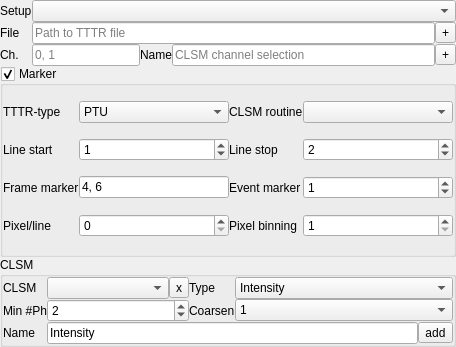
        <widget class="QDockWidget" name="dockWidget">
         <property name="sizePolicy">
          <sizepolicy hsizetype="Preferred" vsizetype="Minimum">
           <horstretch>0</horstretch>
           <verstretch>0</verstretch>
          </sizepolicy>
         </property>
         <property name="minimumSize">
          <size>
           <width>456</width>
           <height>347</height>
          </size>
         </property>
         <property name="floating">
          <bool>false</bool>
         </property>
         <property name="features">
          <set>QDockWidget::DockWidgetFloatable|QDockWidget::DockWidgetMovable</set>
         </property>
         <property name="allowedAreas">
          <set>Qt::AllDockWidgetAreas</set>
         </property>
         <property name="windowTitle">
          <string>Load CLSM data</string>
         </property>
         <widget class="QWidget" name="dockWidgetContents">
          <layout class="QVBoxLayout" name="verticalLayout_2">
           <property name="spacing">
            <number>0</number>
           </property>
           <property name="leftMargin">
            <number>0</number>
           </property>
           <property name="topMargin">
            <number>0</number>
           </property>
           <property name="rightMargin">
            <number>0</number>
           </property>
           <property name="bottomMargin">
            <number>0</number>
           </property>
           <item>
            <layout class="QGridLayout" name="gridLayout_6">
             <property name="spacing">
              <number>0</number>
             </property>
             <item row="3" column="1">
              <widget class="QLineEdit" name="lineEdit_3">
               <property name="sizePolicy">
                <sizepolicy hsizetype="Fixed" vsizetype="Fixed">
                 <horstretch>0</horstretch>
                 <verstretch>0</verstretch>
                </sizepolicy>
               </property>
               <property name="toolTip">
                <string>&lt;html&gt;&lt;head/&gt;&lt;body&gt;&lt;p&gt;List of channel numbers. The channel numbers should be separated by commas&lt;/p&gt;&lt;/body&gt;&lt;/html&gt;</string>
               </property>
               <property name="text">
                <string/>
               </property>
               <property name="maxLength">
                <number>255</number>
               </property>
               <property name="placeholderText">
                <string>0, 1</string>
               </property>
              </widget>
             </item>
             <item row="1" column="0">
              <widget class="QLabel" name="label_2">
               <property name="sizePolicy">
                <sizepolicy hsizetype="Fixed" vsizetype="Preferred">
                 <horstretch>0</horstretch>
                 <verstretch>0</verstretch>
                </sizepolicy>
               </property>
               <property name="text">
                <string>File</string>
               </property>
              </widget>
             </item>
             <item row="3" column="5">
              <widget class="QToolButton" name="toolButton_2">
               <property name="toolTip">
                <string>Add selected channels</string>
               </property>
               <property name="text">
                <string>+</string>
               </property>
              </widget>
             </item>
             <item row="3" column="0">
              <widget class="QLabel" name="label">
               <property name="sizePolicy">
                <sizepolicy hsizetype="Fixed" vsizetype="Preferred">
                 <horstretch>0</horstretch>
                 <verstretch>0</verstretch>
                </sizepolicy>
               </property>
               <property name="text">
                <string>Ch.</string>
               </property>
              </widget>
             </item>
             <item row="0" column="0">
              <widget class="QLabel" name="label_14">
               <property name="sizePolicy">
                <sizepolicy hsizetype="Fixed" vsizetype="Preferred">
                 <horstretch>0</horstretch>
                 <verstretch>0</verstretch>
                </sizepolicy>
               </property>
               <property name="text">
                <string>Setup</string>
               </property>
              </widget>
             </item>
             <item row="1" column="5">
              <widget class="QToolButton" name="toolButton">
               <property name="toolTip">
                <string>Load TTTR file</string>
               </property>
               <property name="text">
                <string>+</string>
               </property>
              </widget>
             </item>
             <item row="0" column="1" colspan="5">
              <widget class="QComboBox" name="comboBox_5">
               <property name="sizePolicy">
                <sizepolicy hsizetype="Minimum" vsizetype="Fixed">
                 <horstretch>0</horstretch>
                 <verstretch>0</verstretch>
                </sizepolicy>
               </property>
              </widget>
             </item>
             <item row="1" column="1" colspan="4">
              <widget class="QLineEdit" name="lineEdit">
               <property name="sizePolicy">
                <sizepolicy hsizetype="Minimum" vsizetype="Fixed">
                 <horstretch>0</horstretch>
                 <verstretch>0</verstretch>
                </sizepolicy>
               </property>
               <property name="toolTip">
                <string>Either paste the path to a TTTR file and click on load or click on load.</string>
               </property>
               <property name="maxLength">
                <number>255</number>
               </property>
               <property name="readOnly">
                <bool>false</bool>
               </property>
               <property name="placeholderText">
                <string>Path to TTTR file</string>
               </property>
              </widget>
             </item>
             <item row="3" column="3" colspan="2">
              <widget class="QLineEdit" name="lineEdit_6">
               <property name="sizePolicy">
                <sizepolicy hsizetype="Minimum" vsizetype="Fixed">
                 <horstretch>0</horstretch>
                 <verstretch>0</verstretch>
                </sizepolicy>
               </property>
               <property name="toolTip">
                <string>&lt;html&gt;&lt;head/&gt;&lt;body&gt;&lt;p&gt;Name of the added CLSM dataset (a CLSM dataset assign TTTR event indices to pixels in an image).&lt;/p&gt;&lt;/body&gt;&lt;/html&gt;</string>
               </property>
               <property name="text">
                <string/>
               </property>
               <property name="placeholderText">
                <string>CLSM channel selection</string>
               </property>
              </widget>
             </item>
             <item row="3" column="2">
              <widget class="QLabel" name="label_19">
               <property name="sizePolicy">
                <sizepolicy hsizetype="Fixed" vsizetype="Preferred">
                 <horstretch>0</horstretch>
                 <verstretch>0</verstretch>
                </sizepolicy>
               </property>
               <property name="text">
                <string>Name</string>
               </property>
              </widget>
             </item>
            </layout>
           </item>
           <item>
            <widget class="QGroupBox" name="groupBox_2">
             <property name="sizePolicy">
              <sizepolicy hsizetype="Minimum" vsizetype="Minimum">
               <horstretch>0</horstretch>
               <verstretch>0</verstretch>
              </sizepolicy>
             </property>
             <property name="title">
              <string>Marker </string>
             </property>
             <property name="checkable">
              <bool>true</bool>
             </property>
             <layout class="QGridLayout" name="gridLayout_7">
              <property name="leftMargin">
               <number>0</number>
              </property>
              <property name="topMargin">
               <number>0</number>
              </property>
              <property name="rightMargin">
               <number>0</number>
              </property>
              <property name="bottomMargin">
               <number>0</number>
              </property>
              <property name="spacing">
               <number>0</number>
              </property>
              <item row="0" column="0">
               <widget class="QWidget" name="widget_3" native="true">
                <property name="sizePolicy">
                 <sizepolicy hsizetype="Minimum" vsizetype="Minimum">
                  <horstretch>0</horstretch>
                  <verstretch>0</verstretch>
                 </sizepolicy>
                </property>
                <layout class="QGridLayout" name="gridLayout_4">
                 <property name="leftMargin">
                  <number>0</number>
                 </property>
                 <property name="topMargin">
                  <number>0</number>
                 </property>
                 <property name="rightMargin">
                  <number>0</number>
                 </property>
                 <property name="bottomMargin">
                  <number>0</number>
                 </property>
                 <property name="spacing">
                  <number>0</number>
                 </property>
                 <item row="2" column="0">
                  <widget class="QLabel" name="label_4">
                   <property name="sizePolicy">
                    <sizepolicy hsizetype="Fixed" vsizetype="Preferred">
                     <horstretch>0</horstretch>
                     <verstretch>0</verstretch>
                    </sizepolicy>
                   </property>
                   <property name="text">
                    <string>Frame marker</string>
                   </property>
                  </widget>
                 </item>
                 <item row="0" column="0">
                  <widget class="QLabel" name="label_8">
                   <property name="sizePolicy">
                    <sizepolicy hsizetype="Fixed" vsizetype="Preferred">
                     <horstretch>0</horstretch>
                     <verstretch>0</verstretch>
                    </sizepolicy>
                   </property>
                   <property name="text">
                    <string>TTTR-type</string>
                   </property>
                  </widget>
                 </item>
                 <item row="3" column="4">
                  <widget class="QSpinBox" name="spinBox_3">
                   <property name="sizePolicy">
                    <sizepolicy hsizetype="Preferred" vsizetype="Fixed">
                     <horstretch>0</horstretch>
                     <verstretch>0</verstretch>
                    </sizepolicy>
                   </property>
                   <property name="minimum">
                    <number>1</number>
                   </property>
                   <property name="value">
                    <number>1</number>
                   </property>
                  </widget>
                 </item>
                 <item row="1" column="3">
                  <widget class="QLabel" name="label_6">
                   <property name="sizePolicy">
                    <sizepolicy hsizetype="Minimum" vsizetype="Preferred">
                     <horstretch>0</horstretch>
                     <verstretch>0</verstretch>
                    </sizepolicy>
                   </property>
                   <property name="text">
                    <string>Line stop</string>
                   </property>
                  </widget>
                 </item>
                 <item row="3" column="0">
                  <widget class="QLabel" name="label_10">
                   <property name="sizePolicy">
                    <sizepolicy hsizetype="Fixed" vsizetype="Preferred">
                     <horstretch>0</horstretch>
                     <verstretch>0</verstretch>
                    </sizepolicy>
                   </property>
                   <property name="text">
                    <string>Pixel/line</string>
                   </property>
                  </widget>
                 </item>
                 <item row="1" column="1">
                  <widget class="QSpinBox" name="spinBox_4">
                   <property name="sizePolicy">
                    <sizepolicy hsizetype="Preferred" vsizetype="Fixed">
                     <horstretch>0</horstretch>
                     <verstretch>0</verstretch>
                    </sizepolicy>
                   </property>
                   <property name="value">
                    <number>1</number>
                   </property>
                  </widget>
                 </item>
                 <item row="1" column="4">
                  <widget class="QSpinBox" name="spinBox_5">
                   <property name="sizePolicy">
                    <sizepolicy hsizetype="Preferred" vsizetype="Fixed">
                     <horstretch>0</horstretch>
                     <verstretch>0</verstretch>
                    </sizepolicy>
                   </property>
                   <property name="value">
                    <number>2</number>
                   </property>
                  </widget>
                 </item>
                 <item row="3" column="1">
                  <widget class="QSpinBox" name="spinBox_7">
                   <property name="sizePolicy">
                    <sizepolicy hsizetype="Preferred" vsizetype="Fixed">
                     <horstretch>0</horstretch>
                     <verstretch>0</verstretch>
                    </sizepolicy>
                   </property>
                   <property name="toolTip">
                    <string>&lt;html&gt;&lt;head/&gt;&lt;body&gt;&lt;p&gt;If this value is set to zero the number of pixels per line will correspond to the number of lines.&lt;/p&gt;&lt;/body&gt;&lt;/html&gt;</string>
                   </property>
                   <property name="maximum">
                    <number>4096</number>
                   </property>
                   <property name="value">
                    <number>0</number>
                   </property>
                  </widget>
                 </item>
                 <item row="2" column="1">
                  <widget class="QLineEdit" name="lineEdit_2">
                   <property name="sizePolicy">
                    <sizepolicy hsizetype="Preferred" vsizetype="Fixed">
                     <horstretch>0</horstretch>
                     <verstretch>0</verstretch>
                    </sizepolicy>
                   </property>
                   <property name="toolTip">
                    <string>&lt;html&gt;&lt;head/&gt;&lt;body&gt;&lt;p&gt;List of marker numbers that are separated by commas.&lt;/p&gt;&lt;/body&gt;&lt;/html&gt;</string>
                   </property>
                   <property name="text">
                    <string>4, 6</string>
                   </property>
                  </widget>
                 </item>
                 <item row="3" column="3">
                  <widget class="QLabel" name="label_16">
                   <property name="text">
                    <string>Pixel binning</string>
                   </property>
                  </widget>
                 </item>
                 <item row="0" column="4">
                  <widget class="QComboBox" name="comboBox">
                   <property name="sizePolicy">
                    <sizepolicy hsizetype="Preferred" vsizetype="Fixed">
                     <horstretch>0</horstretch>
                     <verstretch>0</verstretch>
                    </sizepolicy>
                   </property>
                   <property name="toolTip">
                    <string>&lt;html&gt;&lt;head/&gt;&lt;body&gt;&lt;p&gt;The routine used to process the line and frame markers&lt;/p&gt;&lt;/body&gt;&lt;/html&gt;</string>
                   </property>
                  </widget>
                 </item>
                 <item row="2" column="3">
                  <widget class="QLabel" name="label_7">
                   <property name="sizePolicy">
                    <sizepolicy hsizetype="Minimum" vsizetype="Preferred">
                     <horstretch>0</horstretch>
                     <verstretch>0</verstretch>
                    </sizepolicy>
                   </property>
                   <property name="text">
                    <string>Event marker</string>
                   </property>
                  </widget>
                 </item>
                 <item row="1" column="0">
                  <widget class="QLabel" name="label_5">
                   <property name="sizePolicy">
                    <sizepolicy hsizetype="Fixed" vsizetype="Preferred">
                     <horstretch>0</horstretch>
                     <verstretch>0</verstretch>
                    </sizepolicy>
                   </property>
                   <property name="text">
                    <string>Line start</string>
                   </property>
                  </widget>
                 </item>
                 <item row="0" column="1">
                  <widget class="QComboBox" name="comboBox_4">
                   <property name="sizePolicy">
                    <sizepolicy hsizetype="Preferred" vsizetype="Fixed">
                     <horstretch>0</horstretch>
                     <verstretch>0</verstretch>
                    </sizepolicy>
                   </property>
                   <item>
                    <property name="text">
                     <string>PTU</string>
                    </property>
                   </item>
                   <item>
                    <property name="text">
                     <string>HT3</string>
                    </property>
                   </item>
                  </widget>
                 </item>
                 <item row="0" column="3">
                  <widget class="QLabel" name="label_11">
                   <property name="sizePolicy">
                    <sizepolicy hsizetype="Fixed" vsizetype="Preferred">
                     <horstretch>0</horstretch>
                     <verstretch>0</verstretch>
                    </sizepolicy>
                   </property>
                   <property name="text">
                    <string>CLSM routine</string>
                   </property>
                  </widget>
                 </item>
                 <item row="2" column="4">
                  <widget class="QSpinBox" name="spinBox_6">
                   <property name="sizePolicy">
                    <sizepolicy hsizetype="Preferred" vsizetype="Fixed">
                     <horstretch>0</horstretch>
                     <verstretch>0</verstretch>
                    </sizepolicy>
                   </property>
                   <property name="value">
                    <number>1</number>
                   </property>
                  </widget>
                 </item>
                </layout>
               </widget>
              </item>
             </layout>
            </widget>
           </item>
           <item>
            <widget class="QGroupBox" name="groupBox_3">
             <property name="sizePolicy">
              <sizepolicy hsizetype="Minimum" vsizetype="Fixed">
               <horstretch>0</horstretch>
               <verstretch>0</verstretch>
              </sizepolicy>
             </property>
             <property name="title">
              <string>CLSM</string>
             </property>
             <layout class="QGridLayout" name="gridLayout">
              <property name="leftMargin">
               <number>0</number>
              </property>
              <property name="topMargin">
               <number>0</number>
              </property>
              <property name="rightMargin">
               <number>0</number>
              </property>
              <property name="bottomMargin">
               <number>0</number>
              </property>
              <property name="spacing">
               <number>0</number>
              </property>
              <item row="3" column="0">
               <widget class="QLabel" name="label_21">
                <property name="sizePolicy">
                 <sizepolicy hsizetype="Fixed" vsizetype="Preferred">
                  <horstretch>0</horstretch>
                  <verstretch>0</verstretch>
                 </sizepolicy>
                </property>
                <property name="text">
                 <string>Name</string>
                </property>
               </widget>
              </item>
              <item row="0" column="5" colspan="4">
               <widget class="QComboBox" name="comboBox_3">
                <property name="sizePolicy">
                 <sizepolicy hsizetype="Minimum" vsizetype="Fixed">
                  <horstretch>0</horstretch>
                  <verstretch>0</verstretch>
                 </sizepolicy>
                </property>
                <item>
                 <property name="text">
                  <string>Intensity</string>
                 </property>
                </item>
                <item>
                 <property name="text">
                  <string>Mean micro time</string>
                 </property>
                </item>
                <item>
                 <property name="text">
                  <string>Intensity, Mean micro time</string>
                 </property>
                </item>
               </widget>
              </item>
              <item row="1" column="5" colspan="4">
               <widget class="QComboBox" name="comboBox_6">
                <property name="sizePolicy">
                 <sizepolicy hsizetype="Minimum" vsizetype="Fixed">
                  <horstretch>0</horstretch>
                  <verstretch>0</verstretch>
                 </sizepolicy>
                </property>
                <item>
                 <property name="text">
                  <string>1</string>
                 </property>
                </item>
                <item>
                 <property name="text">
                  <string>2</string>
                 </property>
                </item>
                <item>
                 <property name="text">
                  <string>4</string>
                 </property>
                </item>
                <item>
                 <property name="text">
                  <string>8</string>
                 </property>
                </item>
                <item>
                 <property name="text">
                  <string>16</string>
                 </property>
                </item>
               </widget>
              </item>
              <item row="1" column="0">
               <widget class="QLabel" name="label_15">
                <property name="sizePolicy">
                 <sizepolicy hsizetype="Minimum" vsizetype="Preferred">
                  <horstretch>0</horstretch>
                  <verstretch>0</verstretch>
                 </sizepolicy>
                </property>
                <property name="text">
                 <string>Min #Ph</string>
                </property>
               </widget>
              </item>
              <item row="0" column="0">
               <widget class="QLabel" name="label_9">
                <property name="text">
                 <string>CLSM</string>
                </property>
               </widget>
              </item>
              <item row="0" column="4">
               <widget class="QLabel" name="label_12">
                <property name="sizePolicy">
                 <sizepolicy hsizetype="Fixed" vsizetype="Preferred">
                  <horstretch>0</horstretch>
                  <verstretch>0</verstretch>
                 </sizepolicy>
                </property>
                <property name="text">
                 <string>Type</string>
                </property>
               </widget>
              </item>
              <item row="1" column="4">
               <widget class="QLabel" name="label_18">
                <property name="sizePolicy">
                 <sizepolicy hsizetype="Fixed" vsizetype="Preferred">
                  <horstretch>0</horstretch>
                  <verstretch>0</verstretch>
                 </sizepolicy>
                </property>
                <property name="text">
                 <string>Coarsen</string>
                </property>
               </widget>
              </item>
              <item row="0" column="3">
               <widget class="QToolButton" name="toolButton_4">
                <property name="toolTip">
                 <string>Remove current CLSM image</string>
                </property>
                <property name="text">
                 <string>x</string>
                </property>
               </widget>
              </item>
              <item row="1" column="1" colspan="3">
               <widget class="QSpinBox" name="spinBox">
                <property name="toolTip">
                 <string>&lt;html&gt;&lt;head/&gt;&lt;body&gt;&lt;p&gt;The minimum number of photons in a pixel. For pixels with less photons no mean micro time is calculated.&lt;/p&gt;&lt;/body&gt;&lt;/html&gt;</string>
                </property>
                <property name="value">
                 <number>2</number>
                </property>
               </widget>
              </item>
              <item row="0" column="1" colspan="2">
               <widget class="QComboBox" name="comboBox_9">
                <property name="sizePolicy">
                 <sizepolicy hsizetype="Minimum" vsizetype="Fixed">
                  <horstretch>0</horstretch>
                  <verstretch>0</verstretch>
                 </sizepolicy>
                </property>
               </widget>
              </item>
              <item row="3" column="8">
               <widget class="QToolButton" name="toolButton_3">
                <property name="text">
                 <string>add</string>
                </property>
               </widget>
              </item>
              <item row="3" column="1" colspan="7">
               <widget class="QLineEdit" name="lineEdit_4">
                <property name="sizePolicy">
                 <sizepolicy hsizetype="Minimum" vsizetype="Fixed">
                  <horstretch>0</horstretch>
                  <verstretch>0</verstretch>
                 </sizepolicy>
                </property>
                <property name="toolTip">
                 <string>&lt;html&gt;&lt;head/&gt;&lt;body&gt;&lt;p&gt;The name by which the image is referred to.&lt;/p&gt;&lt;/body&gt;&lt;/html&gt;</string>
                </property>
                <property name="text">
                 <string>Intensity</string>
                </property>
                <property name="maxLength">
                 <number>255</number>
                </property>
                <property name="placeholderText">
                 <string>Image name</string>
                </property>
               </widget>
              </item>
             </layout>
            </widget>
           </item>
          </layout>
         </widget>
        </widget>
